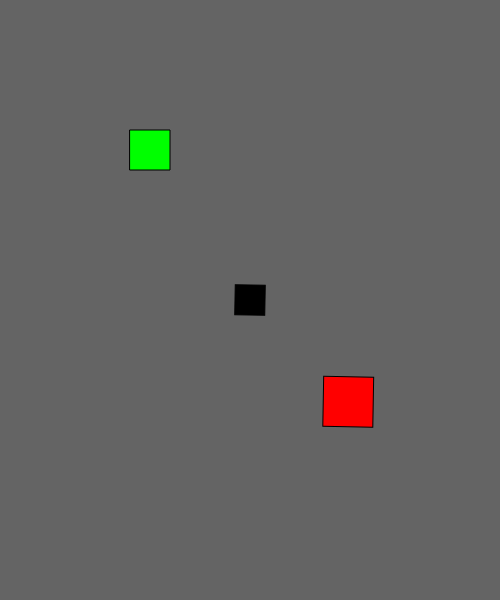
Frame 1 (no input)
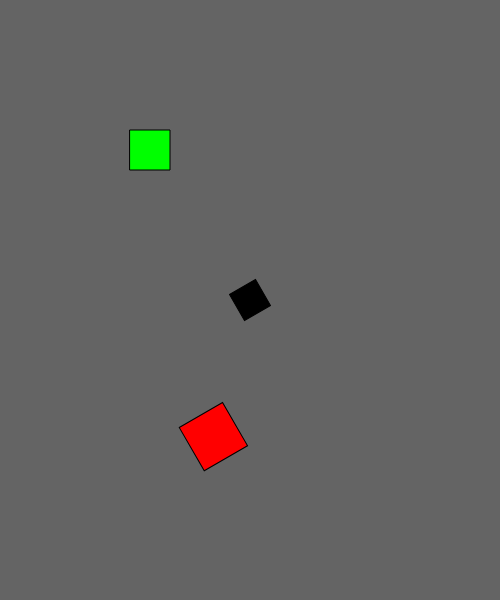
Frame 60 (no input)
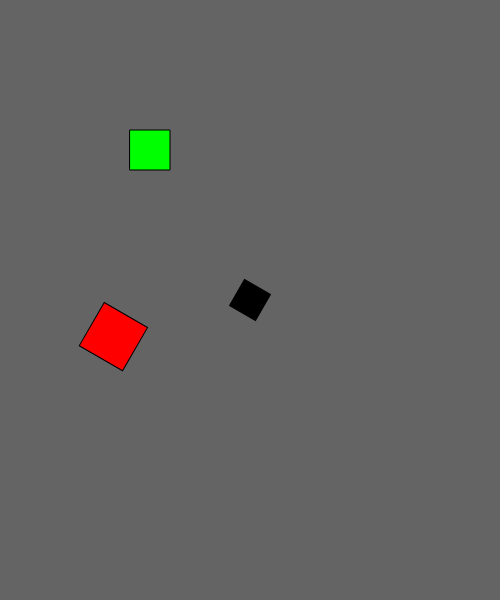
Frame 120 (the mouse pressed at the canvas centre since frame 60)

The p5.js sketch that drew these frames (run headless with seeded random() and noise() and a simulated clock; from frame 60 on, the mouse is pressed at the canvas centre):

// p5.js sketch
// ── sketch.js
function setup() {
  createCanvas(500, 600);
  rectMode(CENTER);
}

function draw() {
  background(100);
  
  push();
  translate(width/2,height/2);
  rotate(radians(frameCount)); //make use of radians() to make it smmooth; if contained by push/pop, not work for objects outside push/pop
  var millisecond = millis();
  //rotate(radians(millisecond)); //太快了
  //rect(width/2, height/2, 30, 30); 
  //does not work in push/pop and translate case, 
  //just copy the x,y position to the translate() --> translate ( xRect, yRect); and rect(0,0, width, height)
  fill(0);//black
  rect(0,0,30,30);
  fill(255,0,0);//red
  rect(100,100,50,50);
  pop();
  
  fill(0,255,0);//green
  rect(150,150, 40,40);
  
}
